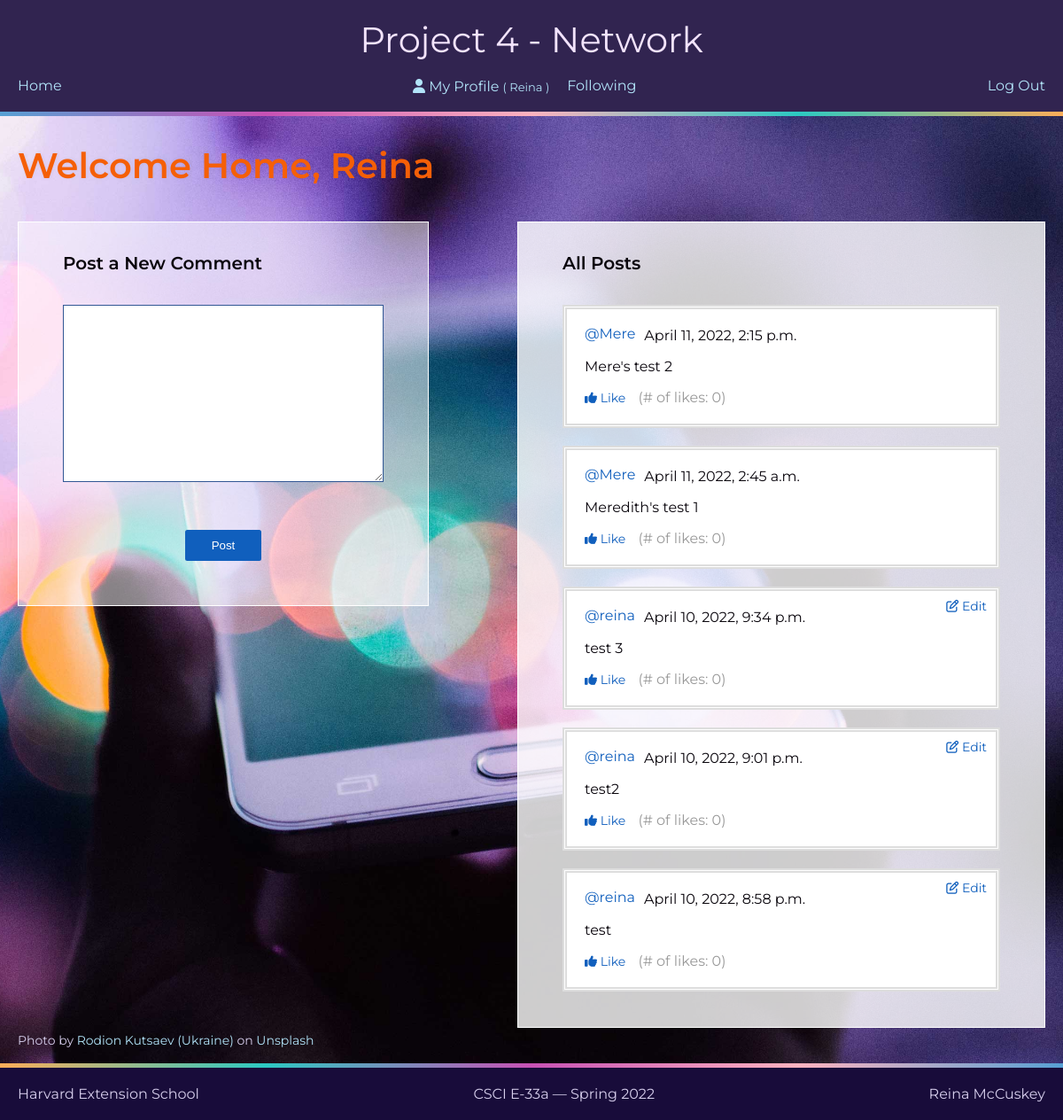
/ (signed in), run on the app's committed database.
### network/models.py (models this page shows, shortened)
class User(AbstractUser):
    pass

class Post(models.Model):
    user = models.ForeignKey("User", on_delete=models.CASCADE, related_name="posts")
    body = models.TextField(blank=True)
    timestamp = models.DateTimeField(auto_now_add=True)
    no_likes = models.IntegerField(default=0)

### network/views.py (the view)
# urls.py: path("", views.index, name="index"),
@login_required(login_url='login')
def index(request):
    posts = Post.objects.all()
    return render(request, "network/index.html", {'posts':posts})

### network/templates/network/index.html (shortened to what this page needs)
{% extends "network/layout.html" %}
{% block body %}
    <main>
        <h1>Welcome Home, {{ request.user }} </h1>
        <div class="flex-wrapper home">
            <section class="post-comment">
                <h2>Post a New Comment</h2>
                <form action="comment" method="POST" id="postForm">
                    <label>
                        <textarea id="postBody" name="body"></textarea>
                    </label>
                    <input type="submit" aria-label="submit comment" Value="Post"/>
                </form>
            </section>
            <section class="feed">
                <h2>All Posts</h2>
                {% for post in posts reversed %}
                    <div class="post">
                        {% if user.id == post.user.id %}
                        <a href="#" class="edit-post"><i class="fa fa-edit"></i> Edit</a>
                        {% endif %}
                        <div class="flex-wrapper">
                            <a class="post-creator" href="#">@{{ post.user }}</a>
                            <span>{{ post.timestamp }}</span>
                        </div>
                        <p id="posted" class="posted">{{ post.body }}</p>
                        {% if user.is_authenticated %}
                        <a class="like-post" href="/like?post_id={{ post.id }}"><i class="fa fa-thumbs-up"></i> Like</a>
                        {% endif %}
                        <span class="no-likes">(# of likes: {{ post.no_likes }})</span>
                    </div>
                {% empty %}
                    <div>
                        No posts found
                    </div>
                {% endfor %}
            </section>
        </div>
    </main>
{% endblock %}

### network/templates/network/layout.html (shortened to what this page needs)
{% load static %}
<!DOCTYPE html>
<html lang="en">
    <head>
        <link href="{% static 'network/styles.css' %}" rel="stylesheet">
    </head>
    <body>
        <header>
            <div><b>Project 4 - Network</b></div>
            <nav class="">
                    <a class="" href="{% url 'index' %}">Home</a>
                    {% if user.is_authenticated %}
                        <a href="{% url 'profile' %}"><i class="fa fa-user"></i> My Profile <span>( {{ user.username }} )</span></a>
                        <a href="#">Following</a>
                        <a href="{% url 'logout' %}">Log Out</a>
                    {% else %}
                        <a href="{% url 'login' %}">Log In</a>
                        <a href="{% url 'register' %}">Register</a>
                    {% endif %}
              </nav>
        </header>
        <div class="main-content-wrapper">
            {% block body %}
            {% endblock %}
        </div>
        <footer>
            <p class="credit">Photo by <a href="https://unsplash.com/@frostroomhead?utm_source=unsplash&utm_medium=referral&utm_content=creditCopyText">Rodion Kutsaev (Ukraine)</a> on <a href="https://unsplash.com/s/photos/networking?utm_source=unsplash&utm_medium=referral&utm_content=creditCopyText">Unsplash</a>
            </p>
            <span>Harvard Extension School</span>
            <span>CSCI E-33a &mdash; Spring 2022</span>
            <span>Reina McCuskey</span>
        </footer>
    </body>
</html>

### network/static/network/styles.css (style rules this page uses)
html { font-size: 62.5%; }
body { margin: 0; background-color: white; font-family: "Montserrat", sans-serif; font-size: 1.6rem; }
body * { box-sizing: border-box; }
a, a:visited, button { color: #b2e4f9; text-decoration: none; line-height: 1; font-size: 1.6rem; font-weight: 400; }
form { display: flex; flex-direction: column; }
form label { display: block; width: 100%; }
form label input, form label textarea { font-size: 1.6rem; width: 100%; padding: 0.5rem; border: thin solid #325794; }
form label textarea { min-height: 20rem; }
input[type="submit"], button[type="submit"], a.secondary { background-color: #105fbd; border: none; color: white; margin: 5rem 0 3rem; padding: 1rem 3rem; border-radius: 0.25rem; cursor: pointer; align-self: center; }
.flex-wrapper { display: flex; justify-content: flex-start; }
header { padding: 2rem; color: #f2e3fc; background-color: #312450; text-align: center; margin-bottom: 0; border-image: linear-gradient(to right, #56a0d4, #c751b4, #feb3bf, #2cc9c2, #fdad58) 1; border-width: 0; border-bottom-width: 0.5rem; border-style: solid; }
header div b { font-size: 4rem; font-weight: 400; }
header nav { padding: 2rem 0 0; display: flex; }
header nav a { margin: 0 1rem; }
header nav a span { font-size: 1.3rem; }
header nav a:first-of-type { margin: 0 auto 0 0; }
header nav a:last-of-type { margin: 0 0 0 auto; }
header nav a, header nav a:visited, header nav button { color: #b2e4f9; text-transform: capitalize; }
h1 { color: #f55f07; margin-top: 0; font-size: 4rem; font-weight: 600; line-height: 1.8; text-shadow: rgb(0 0 0 / 5%) 1px 0 5px; text-transform: capitalize; }
h2 { font-size: 2rem; font-weight: 600; line-height: 1; padding-bottom: 2rem; }
.main-content-wrapper { position: relative; min-height: calc(100vh - 19rem); background-image: url('rodion-kutsaev-0VGG7cqTwCo-unsplash.jpg'); background-size: cover; background-position: top 25% center; background-repeat: no-repeat; background-color: #5e42a6; color: #0a060d; }
main { padding: 2rem 2rem 4rem; position: relative; }
.post-comment { width: 40%; padding: 2rem 5rem; margin: 0 10rem 0 0; background-color: rgba(255, 255, 255, 0.5); border: thin solid white; align-self: flex-start; }
.feed { flex-grow: 2; padding: 2rem 5rem; background-color: rgba(255, 255, 255, 0.8); border: thin solid white; }
.feed .post { padding: 2rem; background-color: white; margin-bottom: 2rem; border: 0.5rem double #ddd; position: relative; }
.feed .post a.edit-post { position: absolute; font-size: 1.4rem; color: #105fbd; right: 1rem; top: 1rem; }
.feed .post a.like-post { font-size: 1.4rem; color: #105fbd; margin-right: 1rem; }
.feed .post .no-likes { color: #999999; }
.feed .post a.post-creator { color: #105fbd; margin-right: 1rem; }
.credit { position: absolute; top: -4rem; left: 2rem; margin: 0; color: #d6ceec; }
.credit, .credit a { font-size: 1.4rem; }
footer { position: relative; padding: 2rem; background-color: #180C3A; color: #d6ceec; display: flex; justify-content: space-between; border-image: linear-gradient(to right, #fdad58, #2cc9c2, #c751b4, #feb3bf, #56a0d4) 1; border-width: 0; border-top-width: 0.5rem; border-style: solid; }

### data on the page
User: username "Reina", user "Reina"
Post: user "Mere", timestamp "April 11, 2022, 2:15 p.m.", body "Mere's test 2", no_likes "0"
Post: user "Mere", timestamp "April 11, 2022, 2:45 a.m.", body "Meredith's test 1", no_likes "0"
Post: shows "Edit", user "reina", timestamp "April 10, 2022, 9:34 p.m.", body "test 3", no_likes "0"
Post: shows "Edit", user "reina", timestamp "April 10, 2022, 9:01 p.m.", body "test2", no_likes "0"
Post: shows "Edit", user "reina", timestamp "April 10, 2022, 8:58 p.m.", body "test", no_likes "0"
